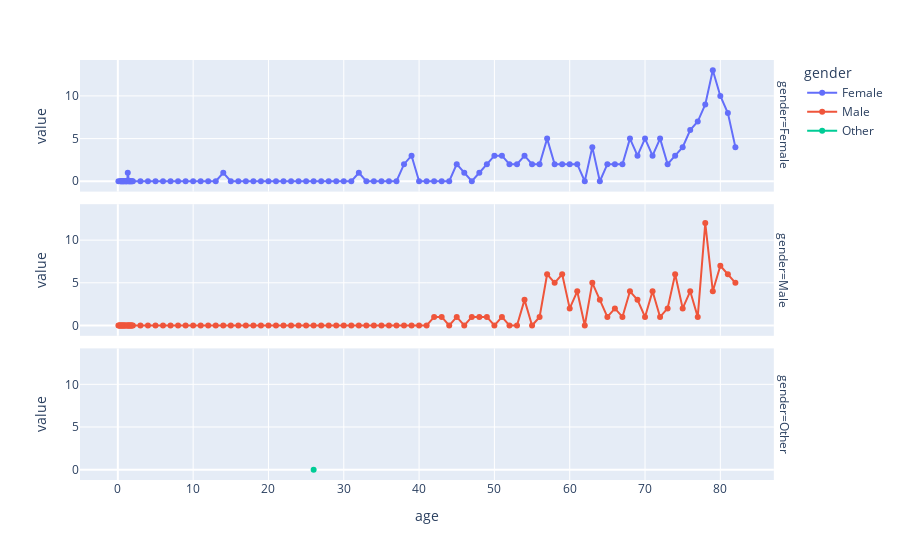

Notebook code cell kept with this figure:
### Code cell
#df_avc_sum = df_avc.pivot_table(index = 'gender', values = 'stroke', aggfunc = 'sum').reset_index()
#px.bar(data_frame = df_avc_sum, x='gender', y='stroke')

#df_avc_sum = df_avc.pivot_table(index='age', values='stroke', columns='gender', aggfunc='sum')

df_avc_sum = df_avc.pivot_table(index = 'age', values = 'stroke', aggfunc = 'sum', columns = 'gender')
px.line(df_avc_sum, facet_row='gender', markers=True)

#fig.update_layout(
#    xaxis_title="Age",
#    yaxis_title="Strokes",
#    legend_title="Gênero",
#    title={
#        'text': 'Strokes por idade',
#        'font_color': 'grey'
#    })
#fig.show()

### Figure 1 — Plotly figure (JSON) as saved in the notebook; plotly's stock layout.template omitted (floating-point values rounded to 4 significant figures)
{"data": [{"hovertemplate": "gender=Female<br>age=%{x}<br>value=%{y}<extra></extra>", "legendgroup": "Female", "line": {"color": "#636efa", "dash": "solid"}, "marker": {"symbol": "circle"}, "mode": "lines+markers", "name": "Female", "orientation": "v", "showlegend": true, "type": "scatter", "x": [0.08, 0.16, 0.24, 0.32, 0.4, 0.48, 0.56, 0.64, 0.72, 0.8, 0.88, 1, 1.08, 1.16, 1.24, 1.32, 1.4, 1.48, 1.56, 1.64, 1.72, 1.8, 1.88, 2, 3, 4, 5, 6, 7, 8, 9, 10, 11, 12, 13, 14, 15, 16, 17, 18, 19, 20, 21, 22, 23, 24, 25, 26, 27, 28, 29, 30, 31, 32, 33, 34, 35, 36, 37, 38, 39, 40, 41, 42, 43, 44, 45, 46, 47, 48, 49, 50, 51, 52, 53, 54, 55, 56, 57, 58, 59, 60, 61, 62, 63, 64, 65, 66, 67, 68, 69, 70, 71, 72, 73, 74, 75, 76, 77, 78, 79, 80, 81, 82], "xaxis": "x3", "y": [0, null, null, 0, 0, 0, 0, 0, 0, 0, 0, 0, 0, 0, 0, 1, 0, 0, 0, 0, 0, 0, 0, 0, 0, 0, 0, 0, 0, 0, 0, 0, 0, 0, 0, 1, 0, 0, 0, 0, 0, 0, 0, 0, 0, 0, 0, 0, 0, 0, 0, 0, 0, 1, 0, 0, 0, 0, 0, 2, 3, 0, 0, 0, 0, 0, 2, 1, 0, 1, 2, 3, 3, 2, 2, 3, 2, 2, 5, 2, 2, 2, 2, 0, 4, 0, 2, 2, 2, 5, 3, 5, 3, 5, 2, 3, 4, 6, 7, 9, 13, 10, 8, 4], "yaxis": "y3"}, {"hovertemplate": "gender=Male<br>age=%{x}<br>value=%{y}<extra></extra>", "legendgroup": "Male", "line": {"color": "#EF553B", "dash": "solid"}, "marker": {"symbol": "circle"}, "mode": "lines+markers", "name": "Male", "orientation": "v", "showlegend": true, "type": "scatter", "x": [0.08, 0.16, 0.24, 0.32, 0.4, 0.48, 0.56, 0.64, 0.72, 0.8, 0.88, 1, 1.08, 1.16, 1.24, 1.32, 1.4, 1.48, 1.56, 1.64, 1.72, 1.8, 1.88, 2, 3, 4, 5, 6, 7, 8, 9, 10, 11, 12, 13, 14, 15, 16, 17, 18, 19, 20, 21, 22, 23, 24, 25, 26, 27, 28, 29, 30, 31, 32, 33, 34, 35, 36, 37, 38, 39, 40, 41, 42, 43, 44, 45, 46, 47, 48, 49, 50, 51, 52, 53, 54, 55, 56, 57, 58, 59, 60, 61, 62, 63, 64, 65, 66, 67, 68, 69, 70, 71, 72, 73, 74, 75, 76, 77, 78, 79, 80, 81, 82], "xaxis": "x2", "y": [0, 0, 0, 0, 0, 0, 0, 0, 0, 0, 0, 0, 0, null, 0, 0, 0, 0, 0, 0, 0, 0, 0, 0, 0, 0, 0, 0, 0, 0, 0, 0, 0, 0, 0, 0, 0, 0, 0, 0, 0, 0, 0, 0, 0, 0, 0, 0, 0, 0, 0, 0, 0, 0, 0, 0, 0, 0, 0, 0, 0, 0, 0, 1, 1, 0, 1, 0, 1, 1, 1, 0, 1, 0, 0, 3, 0, 1, 6, 5, 6, 2, 4, 0, 5, 3, 1, 2, 1, 4, 3, 1, 4, 1, 2, 6, 2, 4, 1, 12, 4, 7, 6, 5], "yaxis": "y2"}, {"hovertemplate": "gender=Other<br>age=%{x}<br>value=%{y}<extra></extra>", "legendgroup": "Other", "line": {"color": "#00cc96", "dash": "solid"}, "marker": {"symbol": "circle"}, "mode": "lines+markers", "name": "Other", "orientation": "v", "showlegend": true, "type": "scatter", "x": [0.08, 0.16, 0.24, 0.32, 0.4, 0.48, 0.56, 0.64, 0.72, 0.8, 0.88, 1, 1.08, 1.16, 1.24, 1.32, 1.4, 1.48, 1.56, 1.64, 1.72, 1.8, 1.88, 2, 3, 4, 5, 6, 7, 8, 9, 10, 11, 12, 13, 14, 15, 16, 17, 18, 19, 20, 21, 22, 23, 24, 25, 26, 27, 28, 29, 30, 31, 32, 33, 34, 35, 36, 37, 38, 39, 40, 41, 42, 43, 44, 45, 46, 47, 48, 49, 50, 51, 52, 53, 54, 55, 56, 57, 58, 59, 60, 61, 62, 63, 64, 65, 66, 67, 68, 69, 70, 71, 72, 73, 74, 75, 76, 77, 78, 79, 80, 81, 82], "xaxis": "x", "y": [null, null, null, null, null, null, null, null, null, null, null, null, null, null, null, null, null, null, null, null, null, null, null, null, null, null, null, null, null, null, null, null, null, null, null, null, null, null, null, null, null, null, null, null, null, null, null, 0, null, null, null, null, null, null, null, null, null, null, null, null, null, null, null, null, null, null, null, null, null, null, null, null, null, null, null, null, null, null, null, null, null, null, null, null, null, null, null, null, null, null, null, null, null, null, null, null, null, null, null, null, null, null, null, null], "yaxis": "y"}], "layout": {"annotations": [{"font": {}, "showarrow": false, "text": "gender=Other", "textangle": 90, "x": 0.98, "xanchor": "left", "xref": "paper", "y": 0.1567, "yanchor": "middle", "yref": "paper"}, {"font": {}, "showarrow": false, "text": "gender=Male", "textangle": 90, "x": 0.98, "xanchor": "left", "xref": "paper", "y": 0.5, "yanchor": "middle", "yref": "paper"}, {"font": {}, "showarrow": false, "text": "gender=Female", "textangle": 90, "x": 0.98, "xanchor": "left", "xref": "paper", "y": 0.8433, "yanchor": "middle", "yref": "paper"}], "legend": {"title": {"text": "gender"}, "tracegroupgap": 0}, "margin": {"t": 60}, "xaxis": {"anchor": "y", "domain": [0, 0.98], "title": {"text": "age"}}, "xaxis2": {"anchor": "y2", "domain": [0, 0.98], "matches": "x", "showticklabels": false}, "xaxis3": {"anchor": "y3", "domain": [0, 0.98], "matches": "x", "showticklabels": false}, "yaxis": {"anchor": "x", "domain": [0, 0.3133], "title": {"text": "value"}}, "yaxis2": {"anchor": "x2", "domain": [0.3433, 0.6567], "matches": "y", "title": {"text": "value"}}, "yaxis3": {"anchor": "x3", "domain": [0.6867, 1.0], "matches": "y", "title": {"text": "value"}}}}
